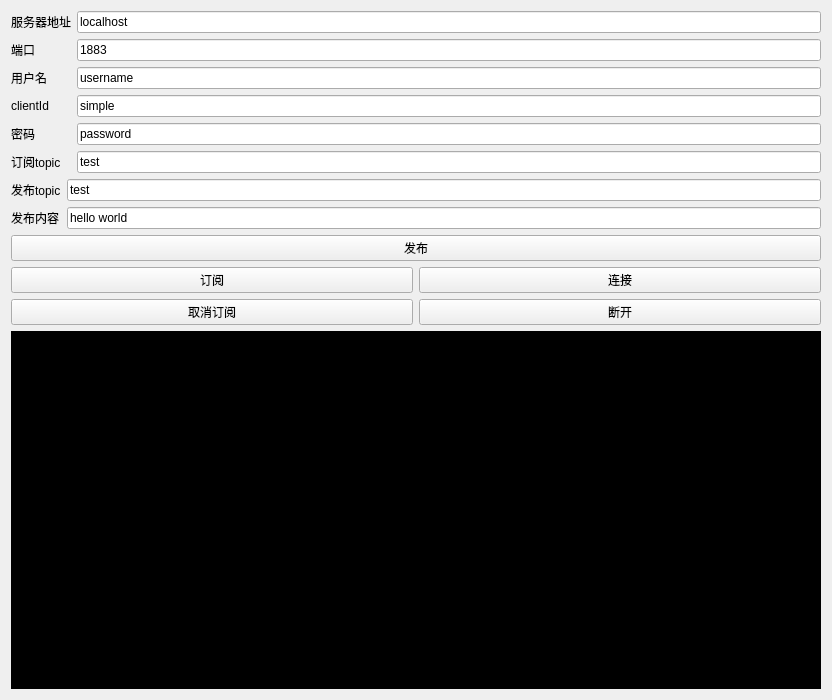
<?xml version="1.0" encoding="UTF-8"?>
<ui version="4.0">
 <class>MainWindow</class>
 <widget class="QMainWindow" name="MainWindow">
  <property name="geometry">
   <rect>
    <x>0</x>
    <y>0</y>
    <width>832</width>
    <height>700</height>
   </rect>
  </property>
  <property name="windowTitle">
   <string>MQTT连接测试客户端</string>
  </property>
  <property name="windowIcon">
   <iconset>
    <normaloff>H:/easyLinker-2/logo.png</normaloff>H:/easyLinker-2/logo.png</iconset>
  </property>
  <property name="styleSheet">
   <string notr="true">border-color: rgb(0, 0, 0);</string>
  </property>
  <widget class="QWidget" name="centralWidget">
   <layout class="QGridLayout" name="gridLayout_5">
    <item row="0" column="0">
     <layout class="QGridLayout" name="gridLayout_3">
      <item row="2" column="0">
       <layout class="QGridLayout" name="gridLayout_2">
        <item row="0" column="0">
         <layout class="QFormLayout" name="formLayout">
          <item row="0" column="0" colspan="2">
           <widget class="QPushButton" name="subButton">
            <property name="text">
             <string>订阅</string>
            </property>
           </widget>
          </item>
          <item row="1" column="0" colspan="2">
           <widget class="QPushButton" name="cancelSubButton">
            <property name="text">
             <string>取消订阅</string>
            </property>
           </widget>
          </item>
         </layout>
        </item>
        <item row="0" column="1">
         <layout class="QFormLayout" name="formLayout_2">
          <item row="0" column="0" colspan="2">
           <widget class="QPushButton" name="connectButton">
            <property name="text">
             <string>连接</string>
            </property>
           </widget>
          </item>
          <item row="1" column="0" colspan="2">
           <widget class="QPushButton" name="disconnectButton">
            <property name="text">
             <string>断开</string>
            </property>
           </widget>
          </item>
         </layout>
        </item>
       </layout>
      </item>
      <item row="0" column="0">
       <layout class="QGridLayout" name="gridLayout">
        <item row="5" column="1">
         <widget class="QLineEdit" name="topicEdit">
          <property name="text">
           <string>test</string>
          </property>
         </widget>
        </item>
        <item row="5" column="0">
         <widget class="QLabel" name="label_5">
          <property name="text">
           <string>订阅topic</string>
          </property>
         </widget>
        </item>
        <item row="2" column="1">
         <widget class="QLineEdit" name="usernameEdit">
          <property name="text">
           <string>username</string>
          </property>
         </widget>
        </item>
        <item row="4" column="1">
         <widget class="QLineEdit" name="passwordEdit">
          <property name="text">
           <string>password</string>
          </property>
         </widget>
        </item>
        <item row="4" column="0">
         <widget class="QLabel" name="label_3">
          <property name="text">
           <string>密码</string>
          </property>
         </widget>
        </item>
        <item row="2" column="0">
         <widget class="QLabel" name="label_2">
          <property name="text">
           <string>用户名</string>
          </property>
         </widget>
        </item>
        <item row="0" column="0">
         <widget class="QLabel" name="label">
          <property name="text">
           <string>服务器地址</string>
          </property>
         </widget>
        </item>
        <item row="1" column="0">
         <widget class="QLabel" name="label_4">
          <property name="text">
           <string>端口</string>
          </property>
         </widget>
        </item>
        <item row="0" column="1">
         <widget class="QLineEdit" name="hostAddressEdit">
          <property name="text">
           <string>localhost</string>
          </property>
         </widget>
        </item>
        <item row="1" column="1">
         <widget class="QLineEdit" name="portEdit">
          <property name="text">
           <string>1883</string>
          </property>
         </widget>
        </item>
        <item row="3" column="0">
         <widget class="QLabel" name="label_8">
          <property name="text">
           <string>clientId</string>
          </property>
         </widget>
        </item>
        <item row="3" column="1">
         <widget class="QLineEdit" name="clientIdEdit">
          <property name="text">
           <string>simple</string>
          </property>
         </widget>
        </item>
       </layout>
      </item>
      <item row="1" column="0">
       <layout class="QGridLayout" name="gridLayout_4">
        <item row="0" column="1">
         <widget class="QLineEdit" name="pubTopicEdit">
          <property name="text">
           <string>test</string>
          </property>
         </widget>
        </item>
        <item row="0" column="0">
         <widget class="QLabel" name="label_6">
          <property name="text">
           <string>发布topic</string>
          </property>
         </widget>
        </item>
        <item row="2" column="0" colspan="2">
         <widget class="QPushButton" name="pubButton">
          <property name="text">
           <string>发布</string>
          </property>
         </widget>
        </item>
        <item row="1" column="0">
         <widget class="QLabel" name="label_7">
          <property name="text">
           <string>发布内容</string>
          </property>
         </widget>
        </item>
        <item row="1" column="1">
         <widget class="QLineEdit" name="pubContentEdit">
          <property name="text">
           <string>hello world</string>
          </property>
         </widget>
        </item>
       </layout>
      </item>
     </layout>
    </item>
    <item row="1" column="0">
     <widget class="QTextBrowser" name="outputConsole">
      <property name="styleSheet">
       <string notr="true">background-color: rgb(0, 0, 0);
font: 11pt &quot;Arial&quot;;
color: rgb(85, 255, 0);</string>
      </property>
      <property name="frameShadow">
       <enum>QFrame::Raised</enum>
      </property>
      <property name="html">
       <string>&lt;!DOCTYPE HTML PUBLIC &quot;-//W3C//DTD HTML 4.0//EN&quot; &quot;http://www.w3.org/TR/REC-html40/strict.dtd&quot;&gt;
&lt;html&gt;&lt;head&gt;&lt;meta name=&quot;qrichtext&quot; content=&quot;1&quot; /&gt;&lt;style type=&quot;text/css&quot;&gt;
p, li { white-space: pre-wrap; }
&lt;/style&gt;&lt;/head&gt;&lt;body style=&quot; font-family:'Arial'; font-size:11pt; font-weight:400; font-style:normal;&quot;&gt;
&lt;p style=&quot;-qt-paragraph-type:empty; margin-top:0px; margin-bottom:0px; margin-left:0px; margin-right:0px; -qt-block-indent:0; text-indent:0px;&quot;&gt;&lt;br /&gt;&lt;/p&gt;&lt;/body&gt;&lt;/html&gt;</string>
      </property>
     </widget>
    </item>
   </layout>
  </widget>
 </widget>
 <layoutdefault spacing="6" margin="11"/>
 <resources/>
 <connections/>
</ui>
